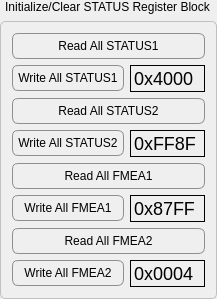
           <widget class="QGroupBox" name="groupBox_7">
            <property name="styleSheet">
             <string notr="true">QGroupBox {
	font: 75 11pt &quot;Arial&quot;;
  border: 1px solid #C0C0C0; /* 边框颜色与宽度 */
  border-radius: 5px; /* 边框圆角 */
  margin-top: 21px; /* 确保有足够的空间显示标题 */
}

QGroupBox::title {
  subcontrol-origin: margin; /* 标题定位基于边界之外 */
  subcontrol-position: top left; /* 标题位置 */
  padding: 0 3px; /* 标题内边距 */
  color: #000; /* 标题文本颜色 */
  /* 使用负边距将标题上移，使其位于边框外部 */
  margin-top: 0px;
}</string>
            </property>
            <property name="title">
             <string>Initialize/Clear STATUS Register Block</string>
            </property>
            <layout class="QVBoxLayout" name="verticalLayout">
             <item>
              <widget class="QPushButton" name="pushButton_65">
               <property name="styleSheet">
                <string notr="true">QPushButton {
	font: 75 11pt &quot;Arial&quot;;
    border: 1px solid #8f8f91;
    border-radius: 6px;
    background-color: qlineargradient(x1:0, y1:0, x2:0, y2:1,
                                      stop:0 #f6f7fa, stop:1 #c4c5c8);
    min-width: 80px;
    padding: 5px;
}

QPushButton:pressed {
    background-color: qlineargradient(x1:0, y1:0, x2:0, y2:1,
                                      stop:0 #dadbde, stop:1 #f6f7fa);
}

QPushButton:hover {
    border: 1px solid #1c94c4; /* 更深的边框颜色，当鼠标悬停 */
    background-color: qlineargradient(x1:0, y1:0, x2:0, y2:1,
                                      stop:0 #ebeff9, stop:1 #cad4e6);
}

QPushButton:default {
    border-color: navy; /* 默认按钮有不同的边框颜色 */
}
</string>
               </property>
               <property name="text">
                <string>Read All STATUS1</string>
               </property>
              </widget>
             </item>
             <item>
              <layout class="QHBoxLayout" name="horizontalLayout_105">
               <item>
                <widget class="QPushButton" name="pushButton_66">
                 <property name="minimumSize">
                  <size>
                   <width>92</width>
                   <height>0</height>
                  </size>
                 </property>
                 <property name="maximumSize">
                  <size>
                   <width>16777215</width>
                   <height>16777215</height>
                  </size>
                 </property>
                 <property name="styleSheet">
                  <string notr="true">QPushButton {
	font: 75 11pt &quot;Arial&quot;;
    border: 1px solid #8f8f91;
    border-radius: 6px;
    background-color: qlineargradient(x1:0, y1:0, x2:0, y2:1,
                                      stop:0 #f6f7fa, stop:1 #c4c5c8);
    min-width: 80px;
    padding: 5px;
}

QPushButton:pressed {
    background-color: qlineargradient(x1:0, y1:0, x2:0, y2:1,
                                      stop:0 #dadbde, stop:1 #f6f7fa);
}

QPushButton:hover {
    border: 1px solid #1c94c4; /* 更深的边框颜色，当鼠标悬停 */
    background-color: qlineargradient(x1:0, y1:0, x2:0, y2:1,
                                      stop:0 #ebeff9, stop:1 #cad4e6);
}

QPushButton:default {
    border-color: navy; /* 默认按钮有不同的边框颜色 */
}
</string>
                 </property>
                 <property name="text">
                  <string>Write All STATUS1</string>
                 </property>
                </widget>
               </item>
               <item>
                <widget class="QLineEdit" name="lineEdit_71">
                 <property name="minimumSize">
                  <size>
                   <width>70</width>
                   <height>0</height>
                  </size>
                 </property>
                 <property name="maximumSize">
                  <size>
                   <width>75</width>
                   <height>16777215</height>
                  </size>
                 </property>
                 <property name="font">
                  <font>
                   <family>Arial</family>
                   <pointsize>-1</pointsize>
                   <weight>9</weight>
                   <italic>false</italic>
                   <bold>false</bold>
                  </font>
                 </property>
                 <property name="styleSheet">
                  <string notr="true">QLineEdit {
  border: 1px solid #000000; /* 设置黑色边框 */
  border-radius: 0px; /* 边框无圆角 */
  padding: 1px; /* 设置较大的内边距 */
  font-size: 18px; /* 字体大小 */
  background: transparent; /* 背景透明 */
}</string>
                 </property>
                 <property name="text">
                  <string>0x4000</string>
                 </property>
                 <property name="frame">
                  <bool>false</bool>
                 </property>
                 <property name="alignment">
                  <set>Qt::AlignLeading|Qt::AlignLeft|Qt::AlignVCenter</set>
                 </property>
                </widget>
               </item>
              </layout>
             </item>
             <item>
              <widget class="QPushButton" name="pushButton_67">
               <property name="styleSheet">
                <string notr="true">QPushButton {
	font: 75 11pt &quot;Arial&quot;;
    border: 1px solid #8f8f91;
    border-radius: 6px;
    background-color: qlineargradient(x1:0, y1:0, x2:0, y2:1,
                                      stop:0 #f6f7fa, stop:1 #c4c5c8);
    min-width: 80px;
    padding: 5px;
}

QPushButton:pressed {
    background-color: qlineargradient(x1:0, y1:0, x2:0, y2:1,
                                      stop:0 #dadbde, stop:1 #f6f7fa);
}

QPushButton:hover {
    border: 1px solid #1c94c4; /* 更深的边框颜色，当鼠标悬停 */
    background-color: qlineargradient(x1:0, y1:0, x2:0, y2:1,
                                      stop:0 #ebeff9, stop:1 #cad4e6);
}

QPushButton:default {
    border-color: navy; /* 默认按钮有不同的边框颜色 */
}
</string>
               </property>
               <property name="text">
                <string>Read All STATUS2</string>
               </property>
              </widget>
             </item>
             <item>
              <layout class="QHBoxLayout" name="horizontalLayout_106">
               <item>
                <widget class="QPushButton" name="pushButton_68">
                 <property name="minimumSize">
                  <size>
                   <width>92</width>
                   <height>0</height>
                  </size>
                 </property>
                 <property name="maximumSize">
                  <size>
                   <width>16777215</width>
                   <height>16777215</height>
                  </size>
                 </property>
                 <property name="styleSheet">
                  <string notr="true">QPushButton {
	font: 75 11pt &quot;Arial&quot;;
    border: 1px solid #8f8f91;
    border-radius: 6px;
    background-color: qlineargradient(x1:0, y1:0, x2:0, y2:1,
                                      stop:0 #f6f7fa, stop:1 #c4c5c8);
    min-width: 80px;
    padding: 5px;
}

QPushButton:pressed {
    background-color: qlineargradient(x1:0, y1:0, x2:0, y2:1,
                                      stop:0 #dadbde, stop:1 #f6f7fa);
}

QPushButton:hover {
    border: 1px solid #1c94c4; /* 更深的边框颜色，当鼠标悬停 */
    background-color: qlineargradient(x1:0, y1:0, x2:0, y2:1,
                                      stop:0 #ebeff9, stop:1 #cad4e6);
}

QPushButton:default {
    border-color: navy; /* 默认按钮有不同的边框颜色 */
}
</string>
                 </property>
                 <property name="text">
                  <string>Write All STATUS2</string>
                 </property>
                </widget>
               </item>
               <item>
                <widget class="QLineEdit" name="lineEdit_72">
                 <property name="minimumSize">
                  <size>
                   <width>70</width>
                   <height>0</height>
                  </size>
                 </property>
                 <property name="maximumSize">
                  <size>
                   <width>75</width>
                   <height>16777215</height>
                  </size>
                 </property>
                 <property name="font">
                  <font>
                   <family>Arial</family>
                   <pointsize>-1</pointsize>
                   <weight>9</weight>
                   <italic>false</italic>
                   <bold>false</bold>
                  </font>
                 </property>
                 <property name="styleSheet">
                  <string notr="true">QLineEdit {
  border: 1px solid #000000; /* 设置黑色边框 */
  border-radius: 0px; /* 边框无圆角 */
  padding: 1px; /* 设置较大的内边距 */
  font-size: 18px; /* 字体大小 */
  background: transparent; /* 背景透明 */
}</string>
                 </property>
                 <property name="text">
                  <string>0xFF8F</string>
                 </property>
                 <property name="frame">
                  <bool>false</bool>
                 </property>
                 <property name="alignment">
                  <set>Qt::AlignLeading|Qt::AlignLeft|Qt::AlignVCenter</set>
                 </property>
                </widget>
               </item>
              </layout>
             </item>
             <item>
              <widget class="QPushButton" name="pushButton_69">
               <property name="styleSheet">
                <string notr="true">QPushButton {
	font: 75 11pt &quot;Arial&quot;;
    border: 1px solid #8f8f91;
    border-radius: 6px;
    background-color: qlineargradient(x1:0, y1:0, x2:0, y2:1,
                                      stop:0 #f6f7fa, stop:1 #c4c5c8);
    min-width: 80px;
    padding: 5px;
}

QPushButton:pressed {
    background-color: qlineargradient(x1:0, y1:0, x2:0, y2:1,
                                      stop:0 #dadbde, stop:1 #f6f7fa);
}

QPushButton:hover {
    border: 1px solid #1c94c4; /* 更深的边框颜色，当鼠标悬停 */
    background-color: qlineargradient(x1:0, y1:0, x2:0, y2:1,
                                      stop:0 #ebeff9, stop:1 #cad4e6);
}

QPushButton:default {
    border-color: navy; /* 默认按钮有不同的边框颜色 */
}
</string>
               </property>
               <property name="text">
                <string>Read All FMEA1</string>
               </property>
              </widget>
             </item>
             <item>
              <layout class="QHBoxLayout" name="horizontalLayout_107">
               <item>
                <widget class="QPushButton" name="pushButton_70">
                 <property name="minimumSize">
                  <size>
                   <width>92</width>
                   <height>0</height>
                  </size>
                 </property>
                 <property name="maximumSize">
                  <size>
                   <width>16777215</width>
                   <height>16777215</height>
                  </size>
                 </property>
                 <property name="styleSheet">
                  <string notr="true">QPushButton {
	font: 75 11pt &quot;Arial&quot;;
    border: 1px solid #8f8f91;
    border-radius: 6px;
    background-color: qlineargradient(x1:0, y1:0, x2:0, y2:1,
                                      stop:0 #f6f7fa, stop:1 #c4c5c8);
    min-width: 80px;
    padding: 5px;
}

QPushButton:pressed {
    background-color: qlineargradient(x1:0, y1:0, x2:0, y2:1,
                                      stop:0 #dadbde, stop:1 #f6f7fa);
}

QPushButton:hover {
    border: 1px solid #1c94c4; /* 更深的边框颜色，当鼠标悬停 */
    background-color: qlineargradient(x1:0, y1:0, x2:0, y2:1,
                                      stop:0 #ebeff9, stop:1 #cad4e6);
}

QPushButton:default {
    border-color: navy; /* 默认按钮有不同的边框颜色 */
}
</string>
                 </property>
                 <property name="text">
                  <string>Write All FMEA1</string>
                 </property>
                </widget>
               </item>
               <item>
                <widget class="QLineEdit" name="lineEdit_73">
                 <property name="minimumSize">
                  <size>
                   <width>70</width>
                   <height>0</height>
                  </size>
                 </property>
                 <property name="maximumSize">
                  <size>
                   <width>75</width>
                   <height>16777215</height>
                  </size>
                 </property>
                 <property name="font">
                  <font>
                   <family>Arial</family>
                   <pointsize>-1</pointsize>
                   <weight>9</weight>
                   <italic>false</italic>
                   <bold>false</bold>
                  </font>
                 </property>
                 <property name="styleSheet">
                  <string notr="true">QLineEdit {
  border: 1px solid #000000; /* 设置黑色边框 */
  border-radius: 0px; /* 边框无圆角 */
  padding: 1px; /* 设置较大的内边距 */
  font-size: 18px; /* 字体大小 */
  background: transparent; /* 背景透明 */
}</string>
                 </property>
                 <property name="text">
                  <string>0x87FF</string>
                 </property>
                 <property name="frame">
                  <bool>false</bool>
                 </property>
                 <property name="alignment">
                  <set>Qt::AlignLeading|Qt::AlignLeft|Qt::AlignVCenter</set>
                 </property>
                </widget>
               </item>
              </layout>
             </item>
             <item>
              <widget class="QPushButton" name="pushButton_71">
               <property name="styleSheet">
                <string notr="true">QPushButton {
	font: 75 11pt &quot;Arial&quot;;
    border: 1px solid #8f8f91;
    border-radius: 6px;
    background-color: qlineargradient(x1:0, y1:0, x2:0, y2:1,
                                      stop:0 #f6f7fa, stop:1 #c4c5c8);
    min-width: 80px;
    padding: 5px;
}

QPushButton:pressed {
    background-color: qlineargradient(x1:0, y1:0, x2:0, y2:1,
                                      stop:0 #dadbde, stop:1 #f6f7fa);
}

QPushButton:hover {
    border: 1px solid #1c94c4; /* 更深的边框颜色，当鼠标悬停 */
    background-color: qlineargradient(x1:0, y1:0, x2:0, y2:1,
                                      stop:0 #ebeff9, stop:1 #cad4e6);
}

QPushButton:default {
    border-color: navy; /* 默认按钮有不同的边框颜色 */
}
</string>
               </property>
               <property name="text">
                <string>Read All FMEA2</string>
               </property>
              </widget>
             </item>
             <item>
              <layout class="QHBoxLayout" name="horizontalLayout_108">
               <item>
                <widget class="QPushButton" name="pushButton_72">
                 <property name="minimumSize">
                  <size>
                   <width>92</width>
                   <height>0</height>
                  </size>
                 </property>
                 <property name="maximumSize">
                  <size>
                   <width>16777215</width>
                   <height>16777215</height>
                  </size>
                 </property>
                 <property name="styleSheet">
                  <string notr="true">QPushButton {
	font: 75 11pt &quot;Arial&quot;;
    border: 1px solid #8f8f91;
    border-radius: 6px;
    background-color: qlineargradient(x1:0, y1:0, x2:0, y2:1,
                                      stop:0 #f6f7fa, stop:1 #c4c5c8);
    min-width: 80px;
    padding: 5px;
}

QPushButton:pressed {
    background-color: qlineargradient(x1:0, y1:0, x2:0, y2:1,
                                      stop:0 #dadbde, stop:1 #f6f7fa);
}

QPushButton:hover {
    border: 1px solid #1c94c4; /* 更深的边框颜色，当鼠标悬停 */
    background-color: qlineargradient(x1:0, y1:0, x2:0, y2:1,
                                      stop:0 #ebeff9, stop:1 #cad4e6);
}

QPushButton:default {
    border-color: navy; /* 默认按钮有不同的边框颜色 */
}
</string>
                 </property>
                 <property name="text">
                  <string>Write All FMEA2</string>
                 </property>
                </widget>
               </item>
               <item>
                <widget class="QLineEdit" name="lineEdit_74">
                 <property name="minimumSize">
                  <size>
                   <width>70</width>
                   <height>0</height>
                  </size>
                 </property>
                 <property name="maximumSize">
                  <size>
                   <width>75</width>
                   <height>16777215</height>
                  </size>
                 </property>
                 <property name="font">
                  <font>
                   <family>Arial</family>
                   <pointsize>-1</pointsize>
                   <weight>9</weight>
                   <italic>false</italic>
                   <bold>false</bold>
                  </font>
                 </property>
                 <property name="styleSheet">
                  <string notr="true">QLineEdit {
  border: 1px solid #000000; /* 设置黑色边框 */
  border-radius: 0px; /* 边框无圆角 */
  padding: 1px; /* 设置较大的内边距 */
  font-size: 18px; /* 字体大小 */
  background: transparent; /* 背景透明 */
}</string>
                 </property>
                 <property name="text">
                  <string>0x0004</string>
                 </property>
                 <property name="frame">
                  <bool>false</bool>
                 </property>
                 <property name="alignment">
                  <set>Qt::AlignLeading|Qt::AlignLeft|Qt::AlignVCenter</set>
                 </property>
                </widget>
               </item>
              </layout>
             </item>
            </layout>
           </widget>
